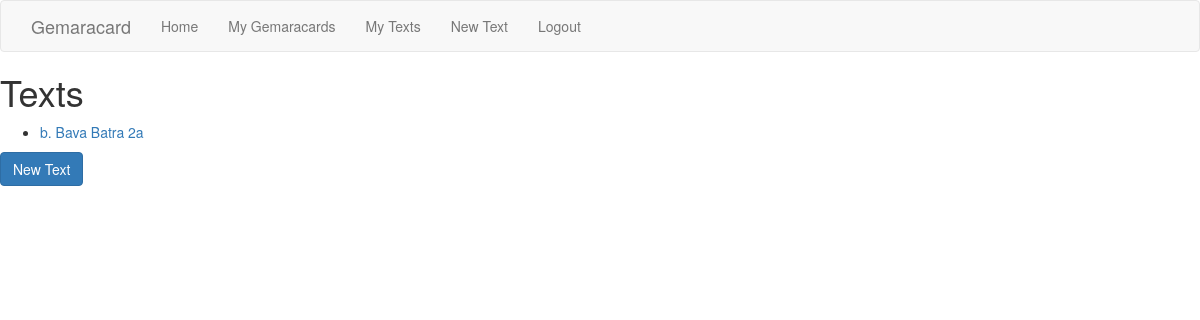
/text-list/ (signed in), run on an earlier commit of the app's database.
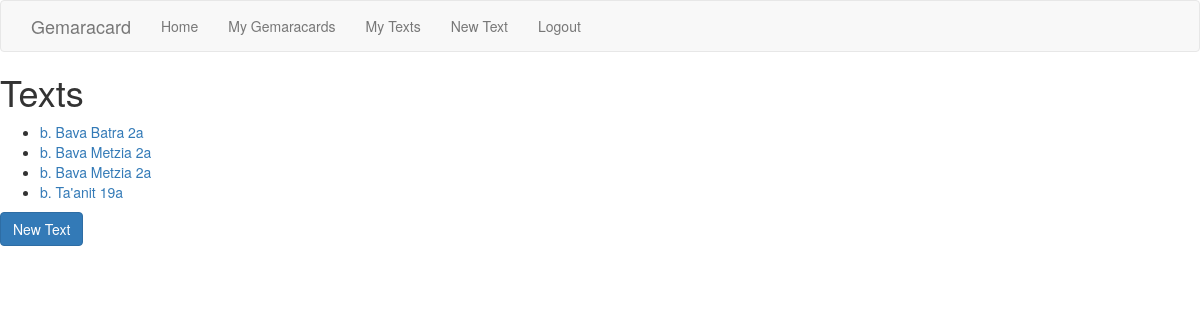
And on a later commit of the database.
### flashcard/models.py (models this page shows, shortened)
class Text(models.Model):
    text = models.TextField(blank=False)
    name = models.CharField(max_length=100)
    user = models.ForeignKey(User)
    flashcards = models.ManyToManyField(Flashcard)

### flashcard/views.py (the view)
# urls.py: url(r'^text-list/$', text_list, name='text_list'),
@login_required
def text_list(request):
    texts = Text.objects.filter(user=request.user)
    sorted_texts = texts.order_by('name')
    context = {'texts': sorted_texts}
    return render(request, 'text-list.html', context)

### flashcard/templates/text-list.html
{% extends "base.html" %}
{% block content %}
<h1>Texts</h1>
<ul>
  {% for text in texts %}
    <li><a href="{% url 'text_detail' text.pk %}">{{ text.name }}</a></li>
  {% endfor %}
</ul>
<a href="{% url 'text_new' %}" class="btn btn-primary" role="button">New Text</a>
{% endblock %}

### gemaracard/templates/base.html (shortened to what this page needs)
{% load staticfiles %}
<!DOCTYPE html>
<html>
  <head>
    <link href="{% static 'bootstrap/css/bootstrap.min.css' %}" rel="stylesheet" media="screen">
    {% load compress %}
    {% if debug %}
      <link href="{% static 'less/styles.less' %}" media="all" rel="stylesheet/less" type="text/css"/>
    {% else %}
      {% compress css %}
        <link href="{% static 'less/styles.less' %}" media="all" rel="stylesheet" type="text/less"/>
      {% endcompress %}
    {% endif %}
  </head>
  <body>
    <nav class="navbar navbar-default">
      <div class="collapse navbar-collapse">
        <ul class="nav navbar-nav">
          <li class="navbar-brand">Gemaracard</li>
          <li><a href="{% url 'index' %}">Home</a></li>
          {% if user.is_authenticated %}
            <li><a href="{% url 'flashcard_list' %}">My Gemaracards</a></li>
            <li><a href="{% url 'text_list' %}">My Texts</a></li>
            <li><a href="{% url 'text_new' %}">New Text</a></li>
            <li><a href="{% url 'logout' %}">Logout</a></li>
          {% else %}
            <li><a href="{% url 'login' %}">Login</a></li>
            <li><a href="{% url 'accounts:registration_register' %}">Register</a></li>
          {% endif %}
        </ul>
      </div>
    </nav>
    {% load bootstrap3 %}
    <div id="container">
      <div id="content">
      {% block content %}{% endblock %}
      </div>
    </div>
  </body>
</html>

What changed in the data, as far as the page shows it:
added Text: name "b. Bava Metzia 2a"
added Text: name "b. Bava Metzia 2a"
added Text: name "b. Ta'anit 19a"
